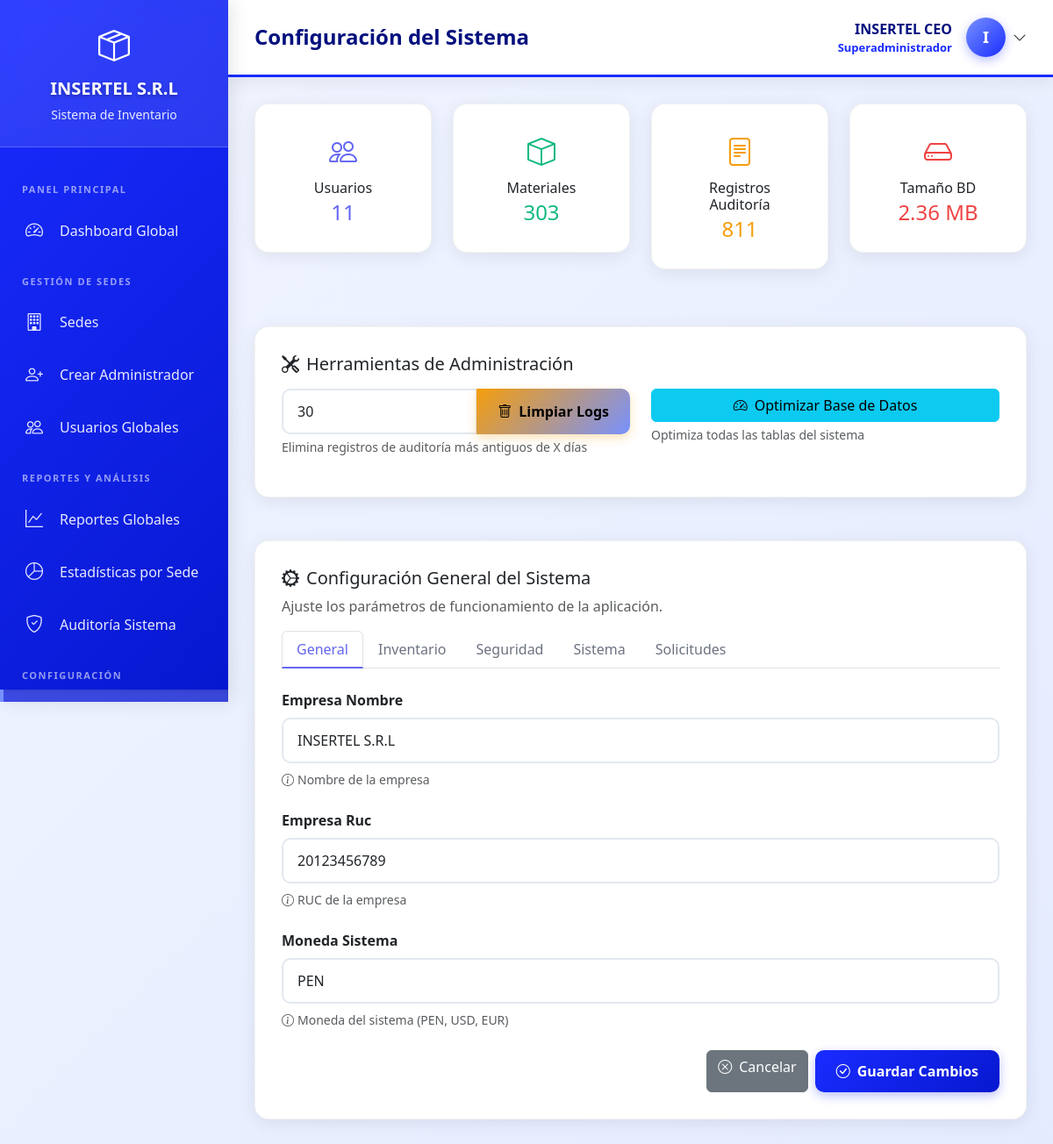
Page /views/superadmin/configuracion_sistema.php (signed in) on the committed database.
### tables this page shows
CREATE TABLE `configuracion_sistema` (
  `id` int(11) NOT NULL,
  `clave` varchar(100) NOT NULL,
  `valor` text DEFAULT NULL,
  `descripcion` varchar(255) DEFAULT NULL,
  `tipo` enum('texto','numero','boolean','json') DEFAULT 'texto',
  `categoria` varchar(50) DEFAULT 'general',
  `updated_at` timestamp NOT NULL DEFAULT current_timestamp() ON UPDATE current_timestamp()
);

### config/functions.php (called while the page is built, shortened)
<?php
function obtenerNombreEmpresa()
{
    static $nombre_empresa = null;
    if ($nombre_empresa === null) {
        try {
            $database = new Database();
            $db = $database->getConnection();
            $stmt = $db->prepare("SELECT valor FROM configuracion_sistema WHERE clave = 'empresa_nombre' LIMIT 1");
            $stmt->execute();
            $result = $stmt->fetch(PDO::FETCH_ASSOC);
            $nombre_empresa = $result['valor'] ?? 'INSERTEL S.R.L.';
        } catch (Exception $e) {
            $nombre_empresa = 'INSERTEL S.R.L.';
        }
    }
    return $nombre_empresa;
}
function tieneRol($rol_id)
{
    return isset($_SESSION['rol_id']) && (int)$_SESSION['rol_id'] === (int)$rol_id;
}

### models/Configuracion.php (called while the page is built, shortened)
<?php
class Configuracion {
    private $conn;
    private $table_name = "configuracion_sistema";
    public function __construct($db) {
        $this->conn = $db;
    }
    public function obtenerPorCategoria($categoria = null) {
        $where = $categoria ? "WHERE categoria = :categoria" : "";
        $query = "SELECT * FROM " . $this->table_name . " $where ORDER BY categoria, clave";
        $stmt = $this->conn->prepare($query);
        if ($categoria) {
            $stmt->bindParam(":categoria", $categoria);
        }
        $stmt->execute();
        return $stmt->fetchAll(PDO::FETCH_ASSOC);
    }
    public function obtenerCategorias() {
        $query = "SELECT DISTINCT categoria FROM " . $this->table_name . " ORDER BY categoria";
        $stmt = $this->conn->prepare($query);
        $stmt->execute();
        return $stmt->fetchAll(PDO::FETCH_COLUMN);
    }
}

### views/superadmin/configuracion_sistema.php (the view, shortened to what this page needs)
<?php
require_once '../../config/functions.php';
require_once '../../models/Configuracion.php';
$database = new Database();
$db = $database->getConnection();
$configModel = new Configuracion($db);
$categorias = $configModel->obtenerCategorias();
$configuraciones_por_categoria = [];
$nombres_categorias = [
    'general' => 'General',
    'sistema' => 'Sistema',
    'seguridad' => 'Seguridad',
    'inventario' => 'Inventario',
    'reportes' => 'Reportes'
];
$etiquetas_es = [
    'nombre_empresa' => 'Nombre de la Empresa',
    'email_contacto' => 'Email de Contacto',
    'telefono_contacto' => 'Teléfono de Contacto',
    'direccion_empresa' => 'Dirección de la Empresa',
    'registros_por_pagina' => 'Registros por Página',
    'dias_vencimiento_materiales' => 'Días de Vencimiento de Materiales',
    'stock_minimo_alerta' => 'Stock Mínimo para Alerta',
    'enable_password_recovery' => 'Habilitar Recuperación de Contraseña',
    'password_recovery_expiration' => 'Expiración de Recuperación (minutos)',
    'max_login_attempts' => 'Máximo de Intentos de Inicio de Sesión',
    'lockout_duration' => 'Duración del Bloqueo (minutos)',
    'login_lockout_minutes' => 'Minutos de Bloqueo tras Exceder Intentos',
    'session_timeout' => 'Tiempo de Espera de Sesión (minutos)',
    'enable_email_notifications' => 'Habilitar Notificaciones por Email',
    'require_strong_passwords' => 'Requerir Contraseñas Seguras',
    'password_min_length' => 'Longitud Mínima de Contraseña',
    'enable_two_factor' => 'Habilitar Autenticación de Dos Factores',
    'backup_frequency' => 'Frecuencia de Respaldo',
    'maintenance_mode' => 'Modo de Mantenimiento',
    'max_recovery_attempts' => 'Máximo de Intentos de Recuperación',
    'email_notificaciones' => 'Email para Notificaciones',
    'horas_respuesta_solicitud' => 'Horas para Responder Solicitudes'
];
foreach ($categorias as $categoria) {
    if ($categoria === 'notificaciones') {
        continue;
    }
    $configuraciones_por_categoria[$categoria] = $configModel->obtenerPorCategoria($categoria);
}
try {
    $stmt_usuarios = $db->query("SELECT COUNT(*) as total FROM usuarios");
    $result_usuarios = $stmt_usuarios->fetch(PDO::FETCH_ASSOC);
    $total_usuarios = $result_usuarios['total'] ?? 0;
    $stmt_materiales = $db->query("SELECT COUNT(*) as total FROM materiales");
    $result_materiales = $stmt_materiales->fetch(PDO::FETCH_ASSOC);
    $total_materiales = $result_materiales['total'] ?? 0;
    $stmt_logs = $db->query("SELECT COUNT(*) as total FROM historial_actividades");
    $result_logs = $stmt_logs->fetch(PDO::FETCH_ASSOC);
    $total_logs = $result_logs['total'] ?? 0;
    $stmt_db_size = $db->query("SELECT ROUND(SUM(data_length + index_length) / 1024 / 1024, 2) as size_mb FROM information_schema.tables WHERE table_schema = DATABASE()");
    $result_db_size = $stmt_db_size->fetch(PDO::FETCH_ASSOC);
    $db_size = $result_db_size['size_mb'] ?? 0;
} catch (Exception $e) {
    $total_usuarios = 0;
    $total_materiales = 0;
    $total_logs = 0;
    $db_size = 0;
}
$page_title = "Configuración del Sistema";
include '../layouts/header.php';
?>
<div class="row mb-4">
    <div class="col-md-3 mb-3">
        <div class="content-card text-center">
            <i class="bi bi-people" style="font-size: 32px; color: #6366f1;"></i>
            <h6 class="mt-2 mb-1">Usuarios</h6>
            <h4 class="mb-0" style="color: #6366f1;"><?php echo $total_usuarios; ?></h4>
        </div>
    </div>
    <div class="col-md-3 mb-3">
        <div class="content-card text-center">
            <i class="bi bi-box" style="font-size: 32px; color: #10b981;"></i>
            <h6 class="mt-2 mb-1">Materiales</h6>
            <h4 class="mb-0" style="color: #10b981;"><?php echo $total_materiales; ?></h4>
        </div>
    </div>
    <div class="col-md-3 mb-3">
        <div class="content-card text-center">
            <i class="bi bi-file-text" style="font-size: 32px; color: #f59e0b;"></i>
            <h6 class="mt-2 mb-1">Registros Auditoría</h6>
            <h4 class="mb-0" style="color: #f59e0b;"><?php echo $total_logs; ?></h4>
        </div>
    </div>
    <div class="col-md-3 mb-3">
        <div class="content-card text-center">
            <i class="bi bi-hdd" style="font-size: 32px; color: #ef4444;"></i>
            <h6 class="mt-2 mb-1">Tamaño BD</h6>
            <h4 class="mb-0" style="color: #ef4444;"><?php echo $db_size; ?> MB</h4>
        </div>
    </div>
</div>
<div class="row mb-4">
    <div class="col-12">
        <div class="content-card">
            <h5><i class="bi bi-tools me-2"></i>Herramientas de Administración</h5>
            <div class="row mt-3">
                <div class="col-md-6 mb-3">
                    <form method="POST" onsubmit="return confirm('¿Está seguro de que desea limpiar los logs antiguos?');">
                        <div class="input-group">
                            <input type="number" name="dias_antiguos" class="form-control" value="30" min="1" placeholder="Días">
                            <button type="submit" class="btn btn-warning">
                                <i class="bi bi-trash me-2"></i>Limpiar Logs
                            </button>
                        </div>
                        <small class="text-muted d-block mt-1">Elimina registros de auditoría más antiguos de X días</small>
                    </form>
                </div>
                <div class="col-md-6 mb-3">
                    <form method="POST" onsubmit="return confirm('¿Está seguro de que desea optimizar la base de datos?');">
                        <button type="submit" class="btn btn-info w-100">
                            <i class="bi bi-speedometer2 me-2"></i>Optimizar Base de Datos
                        </button>
                        <small class="text-muted d-block mt-1">Optimiza todas las tablas del sistema</small>
                    </form>
                </div>
            </div>
        </div>
    </div>
</div>
<div class="row mb-4">
    <div class="col-12">
        <div class="content-card">
            <h5><i class="bi bi-gear-wide-connected me-2"></i>Configuración General del Sistema</h5>
            <p class="text-muted mb-3">Ajuste los parámetros de funcionamiento de la aplicación.</p>
            <form method="POST">
                <?php if (!empty($configuraciones_por_categoria)): ?>
                    <ul class="nav nav-tabs mb-4" role="tablist">
                        <?php $primera = true;
                        foreach ($configuraciones_por_categoria as $categoria => $configuraciones): ?>
                            <li class="nav-item" role="presentation">
                                <button class="nav-link <?php echo $primera ? 'active' : ''; ?>"
                                    id="tab-<?php echo $categoria; ?>"
                                    data-bs-toggle="tab"
                                    data-bs-target="#content-<?php echo $categoria; ?>"
                                    type="button" role="tab">
                                    <?php echo $nombres_categorias[$categoria] ?? ucfirst($categoria); ?>
                                </button>
                            </li>
                        <?php $primera = false;
                        endforeach; ?>
                    </ul>
                    <div class="tab-content">
                        <?php $primera = true;
                        foreach ($configuraciones_por_categoria as $categoria => $configuraciones): ?>
                            <div class="tab-pane fade <?php echo $primera ? 'show active' : ''; ?>"
                                id="content-<?php echo $categoria; ?>" role="tabpanel">
                                <?php foreach ($configuraciones as $config): ?>
                                    <div class="mb-4">
                                        <label for="<?php echo $config['clave']; ?>" class="form-label fw-bold">
                                            <?php echo $etiquetas_es[$config['clave']] ?? str_replace('_', ' ', ucwords($config['clave'], '_')); ?>
                                        </label>
                                        <?php if ($config['tipo'] === 'texto'): ?>
                                            <input type="text" class="form-control"
                                                id="<?php echo $config['clave']; ?>"
                                                name="configuraciones[<?php echo $config['clave']; ?>]"
                                                value="<?php echo htmlspecialchars($config['valor']); ?>">
                                        <?php elseif ($config['tipo'] === 'numero'): ?>
                                            <input type="number" class="form-control"
                                                id="<?php echo $config['clave']; ?>"
                                                name="configuraciones[<?php echo $config['clave']; ?>]"
                                                value="<?php echo htmlspecialchars($config['valor']); ?>">
                                        <?php elseif ($config['tipo'] === 'boolean'): ?>
                                            <select class="form-select"
                                                id="<?php echo $config['clave']; ?>"
                                                name="configuraciones[<?php echo $config['clave']; ?>]">
                                                <option value="1" <?php echo ($config['valor'] == '1') ? 'selected' : ''; ?>>Habilitado</option>
                                                <option value="0" <?php echo ($config['valor'] == '0') ? 'selected' : ''; ?>>Deshabilitado</option>
                                            </select>
                                        <?php else: ?>
                                            <textarea class="form-control" rows="3"
                                                id="<?php echo $config['clave']; ?>"
                                                name="configuraciones[<?php echo $config['clave']; ?>]"><?php echo htmlspecialchars($config['valor']); ?></textarea>
                                        <?php endif; ?>
                                        <?php if (!empty($config['descripcion'])): ?>
                                            <small class="text-muted d-block mt-2">
                                                <i class="bi bi-info-circle me-1"></i><?php echo $config['descripcion']; ?>
                                            </small>
                                        <?php endif; ?>
                                    </div>
                                <?php endforeach; ?>
                            </div>
                        <?php $primera = false;
                        endforeach; ?>
                    </div>
                    <div class="d-flex justify-content-end gap-2 mt-4">
                        <a href="<?php echo BASE_URL; ?>views/superadmin/dashboard.php" class="btn btn-secondary">
                            <i class="bi bi-x-circle me-2"></i>Cancelar
                        </a>
                        <button type="submit" class="btn btn-primary">
                            <i class="bi bi-check-circle me-2"></i>Guardar Cambios
                        </button>
                    </div>
                <?php else: ?>
                    <div class="alert alert-info">
                        <i class="bi bi-info-circle me-2"></i>No hay configuraciones disponibles en el sistema.
                    </div>
                <?php endif; ?>
            </form>
        </div>
    </div>
</div>
<?php include '../layouts/footer.php'; ?>

### views/layouts/header.php (shortened to what this page needs)
<?php
$nombre_empresa = obtenerNombreEmpresa();
?>
<!DOCTYPE html>
<html lang="es">
<head>
    <link href="https://cdn.jsdelivr.net/npm/bootstrap@5.3.0/dist/css/bootstrap.min.css" rel="stylesheet">
    <link rel="stylesheet" href="https://cdn.jsdelivr.net/npm/bootstrap-icons@1.11.0/font/bootstrap-icons.css">
</head>
<body>
    <div class="sidebar">
        <div class="sidebar-header">
            <i class="bi bi-box-seam" style="font-size: 36px;"></i>
            <h4><?php echo $nombre_empresa; ?></h4>
            <small>Sistema de Inventario</small>
        </div>
        <div class="sidebar-menu">
            <?php
            if (tieneRol(ROL_SUPERADMIN)) {
                include 'menu_superadmin.php';
            } elseif (tieneRol(ROL_ADMINISTRADOR)) {
                include 'menu_admin.php';
            } elseif (tieneRol(ROL_JEFE_ALMACEN)) {
                include 'menu_jefe.php';
            } elseif (tieneRol(ROL_ASISTENTE_ALMACEN)) {
                include 'menu_asistente.php';
            } elseif (tieneRol(ROL_TECNICO)) {
                include 'menu_tecnico.php';
            }
            ?>
        </div>
    </div>
    <div class="main-content">
        <div class="topbar">
            <h5><?php echo $page_title ?? 'Dashboard'; ?></h5>
            <div class="user-info">
                <div class="dropdown">
                    <div class="d-flex align-items-center cursor-pointer" data-bs-toggle="dropdown" aria-expanded="false">
                        <div class="user-details me-3">
                            <div class="user-name"><?php echo $_SESSION['nombre_completo']; ?></div>
                            <div class="user-role"><?php echo $_SESSION['rol_nombre']; ?></div>
                        </div>
                        <div class="user-avatar">
                            <?php echo strtoupper(substr($_SESSION['nombre_completo'], 0, 1)); ?>
                        </div>
                        <i class="bi bi-chevron-down ms-2"></i>
                    </div>
                </div>
            </div>
        </div>
        <div class="content-area">

### rows in the picture
configuracion_sistema: valor "INSERTEL S.R.L", clave "Empresa Nombre", descripcion "Nombre de la empresa"
configuracion_sistema: clave "Empresa Ruc", valor "20123456789", descripcion "RUC de la empresa"
configuracion_sistema: clave "Moneda Sistema", valor "PEN", descripcion "Moneda del sistema (PEN, USD, EUR)"

### other values in the picture
$page_title "Configuración del Sistema"
$_SESSION['nombre_completo'] "INSERTEL CEO"
$_SESSION['rol_nombre'] "Superadministrador"
substr($_SESSION['nombre_completo'], 0, 1) "I"
$total_usuarios "11"
$total_materiales "303"
$total_logs "811"
$db_size "2.36"
$nombres_categorias[$categoria] "General"
$nombres_categorias[$categoria] "Inventario"
$nombres_categorias[$categoria] "Seguridad"
$nombres_categorias[$categoria] "Sistema"
$nombres_categorias[$categoria] "Solicitudes"
